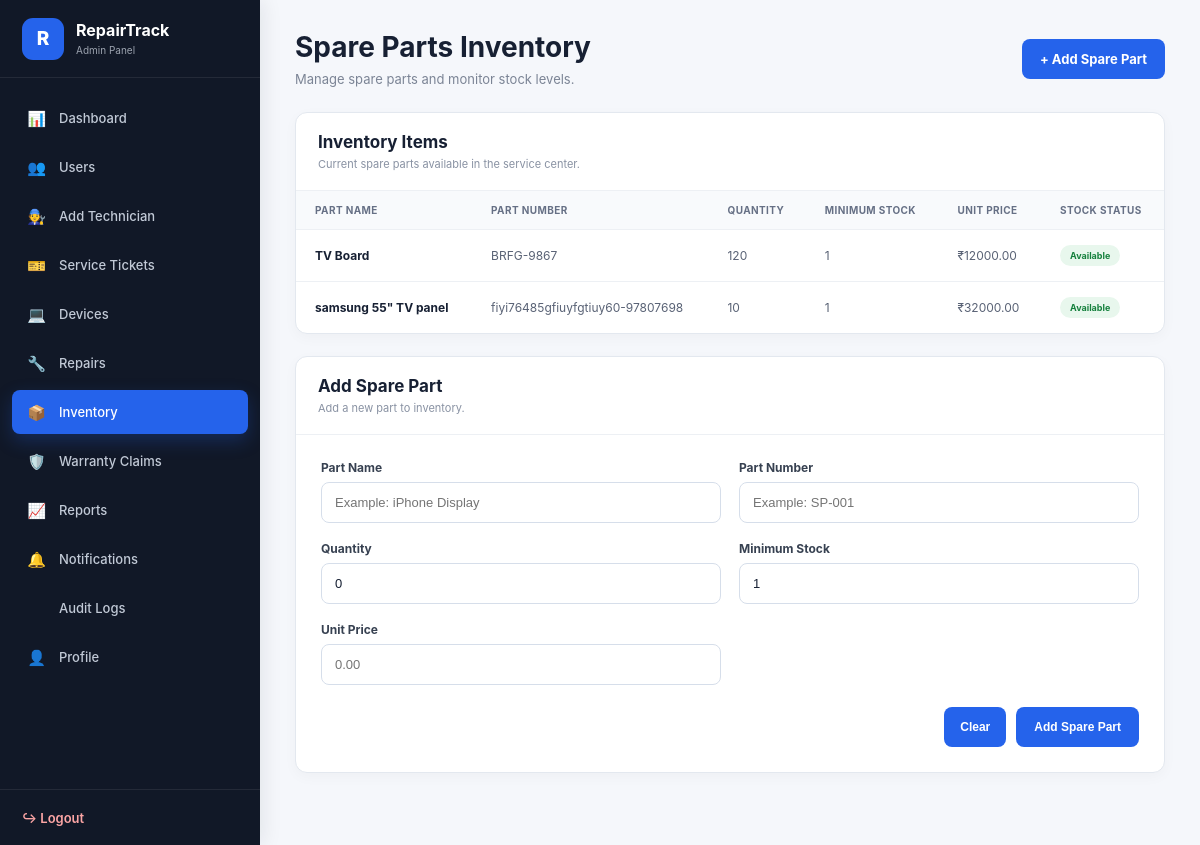
Screenshot of /inventory/ (signed in) with the database file from the repository.
### service/models.py (models this page shows)
class SparePart(models.Model):
    name=models.CharField(max_length=120); part_number=models.CharField(max_length=80,unique=True)
    quantity=models.PositiveIntegerField(default=0); minimum_quantity=models.PositiveIntegerField(default=1)
    unit_price=models.DecimalField(max_digits=10,decimal_places=2,default=0)
    @property
    def low_stock(self):
        return self.quantity<=self.minimum_quantity

### service/views.py (the view, shortened to what this page needs)
# urls.py: path("inventory/",views.inventory,name="inventory"),
@role_required("technician", "admin")
def inventory(request):
    parts = SparePart.objects.all().order_by("name")
    return render( request, "inventory.html",{ "parts": parts})

### service/views.py (called while the page is built)
def role_required(*roles):
    def deco(fn):
        @wraps(fn)
        @login_required
        def wrap(request,*a,**kw):
            if request.user.is_staff or request.user.is_superuser:
                if "admin" in roles:return fn(request,*a,**kw)
            try:r=request.user.profile.role
            except UserProfile.DoesNotExist:r="customer"
            return fn(request,*a,**kw) if r in roles else go(request.user)
        return wrap
    return deco

### service/templates/inventory.html (shortened to what this page needs)
{% extends "base.html" %}
{% load static %}
{% block extra_css %}
<link
    rel="stylesheet"
    href="{% static 'css/inventory.css' %}"
>
{% endblock %}
{% block content %}
<div class="inventory-page">
    <aside class="sidebar">
        {% if request.user.is_staff %}
            <a
                href="{% url 'admin_dashboard' %}"
                class="side-brand"
            >
                <span class="side-logo">
                    R
                </span>
                <div>
                    <strong>
                        RepairTrack
                    </strong>
                    <small>
                        Admin Panel
                    </small>
                </div>
            </a>
            <nav class="sidebar-nav">
                <a href="{% url 'admin_dashboard' %}">
                    <span>📊</span>
                    <span>Dashboard</span>
                </a>
                <a href="{% url 'admin_users' %}">
                    <span>👥</span>
                    <span>Users</span>
                </a>
                <a href="{% url 'add_technician' %}">
                    <span>🧑‍🔧</span>
                    <span>Add Technician</span>
                </a>
                <a href="{% url 'tickets' %}">
                    <span>🎫</span>
                    <span>Service Tickets</span>
                </a>
                <a href="{% url 'devices' %}">
                    <span>💻</span>
                    <span>Devices</span>
                </a>
                <a href="{% url 'repairs' %}">
                    <span>🔧</span>
                    <span>Repairs</span>
                </a>
                <a
                    href="{% url 'inventory' %}"
                    class="active"
                >
                    <span>📦</span>
                    <span>Inventory</span>
                </a>
                <a href="{% url 'admin_warranty_claims' %}">
                    <span>🛡️</span>
                    <span>Warranty Claims</span>
                </a>
                <a href="{% url 'reports' %}">
                    <span>📈</span>
                    <span>Reports</span>
                </a>
                <a href="{% url 'notifications' %}">
                    <span>🔔</span>
                    <span>Notifications</span>
                </a>
                <a href="{% url 'audit_logs' %}">
                    <span>Audit Logs</span>
                </a>
                <a href="{% url 'profile' %}">
                    <span>👤</span>
                    <span>Profile</span>
                </a>
            </nav>
        {% endif %}
        <a
            href="{% url 'logout' %}"
            class="logout"
        >
            ↪ Logout
        </a>
    </aside>
    <main class="inventory-main">
        <header class="inventory-header">
            <div>
                <h1>
                    Spare Parts Inventory
                </h1>
                <p>
                    Manage spare parts and monitor stock levels.
                </p>
            </div>
            <a
                href="#add-inventory"
                class="inventory-add-btn"
            >
                + Add Spare Part
            </a>
        </header>
        <section class="inventory-card">
            <div class="inventory-card-header">
                <div>
                    <h2>
                        Inventory Items
                    </h2>
                    <p>
                        Current spare parts available in the service center.
                    </p>
                </div>
            </div>
            <div class="inventory-table-wrapper">
                <table class="inventory-table">
                    <thead>
                        <tr>
                            <th>
                                Part Name
                            </th>
                            <th>
                                Part Number
                            </th>
                            <th>
                                Quantity
                            </th>
                            <th>
                                Minimum Stock
                            </th>
                            <th>
                                Unit Price
                            </th>
                            <th>
                                Stock Status
                            </th>
                        </tr>
                    </thead>
                    <tbody>
                        {% for part in parts %}
                            <tr>
                                <td class="inventory-part-name">
                                    {{ part.name }}
                                </td>
                                <td>
                                    {{ part.part_number }}
                                </td>
                                <td>
                                    {{ part.quantity }}
                                </td>
                                <td>
                                    {{ part.minimum_quantity }}
                                </td>
                                <td>
                                    ₹{{ part.unit_price }}
                                </td>
                                <td>
                                    {% if part.quantity == 0 %}
                                        <span class="inventory-status out">
                                            Out of Stock
                                        </span>
                                    {% elif part.low_stock %}
                                        <span class="inventory-status low">
                                            Low Stock
                                        </span>
                                    {% else %}
                                        <span class="inventory-status available">
                                            Available
                                        </span>
                                    {% endif %}
                                </td>
                            </tr>
                        {% endfor %}
                    </tbody>
                </table>
            </div>
        </section>
        <section
            class="inventory-card"
            id="add-inventory"
        >
            <div class="inventory-card-header">
                <div>
                    <h2>
                        Add Spare Part
                    </h2>
                    <p>
                        Add a new part to inventory.
                    </p>
                </div>
            </div>
            <form
                method="POST"
                class="inventory-form"
            >
                <div class="inventory-form-grid">
                    <div class="inventory-form-group">
                        <label for="name">
                            Part Name
                        </label>
                        <input
                            type="text"
                            id="name"
                            name="name"
                            placeholder="Example: iPhone Display"
                            required
                        >
                    </div>
                    <div class="inventory-form-group">
                        <label for="part_number">
                            Part Number
                        </label>
                        <input
                            type="text"
                            id="part_number"
                            name="part_number"
                            placeholder="Example: SP-001"
                            required
                        >
                    </div>
                    <div class="inventory-form-group">
                        <label for="quantity">
                            Quantity
                        </label>
                        <input
                            type="number"
                            id="quantity"
                            name="quantity"
                            min="0"
                            value="0"
                            required
                        >
                    </div>
                    <div class="inventory-form-group">
                        <label for="minimum_quantity">
                            Minimum Stock
                        </label>
                        <input
                            type="number"
                            id="minimum_quantity"
                            name="minimum_quantity"
                            min="0"
                            value="1"
                            required
                        >
                    </div>
                    <div class="inventory-form-group">
                        <label for="unit_price">
                            Unit Price
                        </label>
                        <input
                            type="number"
                            id="unit_price"
                            name="unit_price"
                            min="0"
                            step="0.01"
                            placeholder="0.00"
                            required
                        >
                    </div>
                </div>
                <div class="inventory-form-actions">
                    <button
                        type="reset"
                        class="btn"
                    >
                        Clear
                    </button>
                    <button
                        type="submit"
                        class="inventory-submit"
                    >
                        Add Spare Part
                    </button>
                </div>
            </form>
        </section>
    </main>
</div>
{% endblock %}

### static/css/style.css (style rules this page uses)
:root { --primary: #2563eb; --primary-dark: #1d4ed8; --sidebar: #111827; --sidebar-hover: #1f2937; --page-bg: #f5f7fb; --card-bg: #ffffff; --border: #e5e7eb; --text: #172033; --muted: #6b7280; --success: #16a34a; --warning: #d97706; --danger: #dc2626; }
* { box-sizing: border-box; }
html, body { margin: 0; padding: 0; min-height: 100%; }
body { font-family: Inter, "Segoe UI", Arial, sans-serif; background: var(--page-bg); color: var(--text); font-size: 14px; }
.sidebar { position: fixed; left: 0; top: 0; bottom: 0; width: 260px; background: var(--sidebar); color: #ffffff; display: flex; flex-direction: column; z-index: 1000; box-shadow: 4px 0 18px rgba(15, 23, 42, 0.08); }
.side-brand { height: 78px; padding: 0 22px; display: flex; align-items: center; gap: 12px; color: #ffffff; text-decoration: none; border-bottom: 1px solid rgba(255, 255, 255, 0.08); }
.side-logo { width: 42px; height: 42px; display: flex; align-items: center; justify-content: center; background: var(--primary); border-radius: 11px; color: #ffffff; font-size: 19px; font-weight: 800; flex-shrink: 0; }
.side-brand strong { display: block; font-size: 16px; font-weight: 700; line-height: 1.2; }
.side-brand small { display: block; margin-top: 4px; color: #9ca3af; font-size: 10px; }
.sidebar-nav { flex: 1; padding: 18px 12px; overflow-y: auto; }
.sidebar-nav a { min-height: 44px; display: flex; align-items: center; gap: 12px; margin-bottom: 5px; padding: 0 14px; border-radius: 8px; color: #c1c9d6; text-decoration: none; font-size: 13px; font-weight: 500; transition: background 0.18s ease, color 0.18s ease, transform 0.18s ease; }
.sidebar-nav a.active { background: var(--primary); color: #ffffff; box-shadow: 0 7px 18px rgba(37, 99, 235, 0.25); }
.sidebar-nav a span:first-child, .sidebar-nav a .nav-icon { width: 21px; display: inline-flex; align-items: center; justify-content: center; flex-shrink: 0; font-size: 15px; }
.logout { display: flex; align-items: center; gap: 10px; min-height: 56px; padding: 0 22px; border-top: 1px solid rgba(255, 255, 255, 0.08); color: #fca5a5; text-decoration: none; font-size: 13px; font-weight: 600; transition: 0.2s ease; }
table { width: 100%; border-collapse: collapse; min-width: 650px; }
thead th { background: #f8fafc; color: #667085; text-align: left; padding: 12px 19px; font-size: 10px; font-weight: 700; text-transform: uppercase; letter-spacing: 0.4px; }
tbody td { padding: 15px 19px; border-top: 1px solid #edf0f4; color: #596275; font-size: 12px; vertical-align: middle; }
tbody td:first-child { color: var(--text); font-weight: 700; }
.btn { display: inline-flex; align-items: center; justify-content: center; min-height: 40px; padding: 10px 16px; background: var(--primary); color: #ffffff !important; border: none; border-radius: 8px; font-size: 12px; font-weight: 700; text-decoration: none; cursor: pointer; transition: background 0.18s ease, transform 0.18s ease, box-shadow 0.18s ease; }

### rows the page displays
SparePart: name "TV Board", part_number "BRFG-9867", quantity "120", minimum_quantity "1", unit_price "12000.00", shows "Available"
SparePart: name "samsung 55\" TV panel", part_number "fiyi76485gfiuyfgtiuy60-97807698", quantity "10", minimum_quantity "1", unit_price "32000.00", shows "Available"
